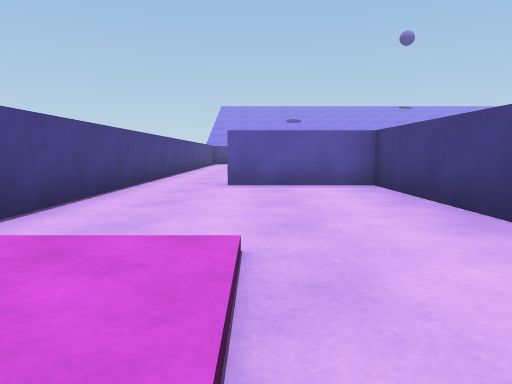
[1] (above)

20 first-person views from a walk through a 3-D level made in the Unity game engine. The camera is 0.58 m above the floor, tilts 6° down and sees 70° across. The floor is counted in squares, 1 m on a side. Each view is taken from the middle of a square. On the plan, view 1 faces up. The plan holds only what a view shows up to about 10 squares ahead; the rest is blank. The place goes on beyond the plan. The player is left out.

[2]
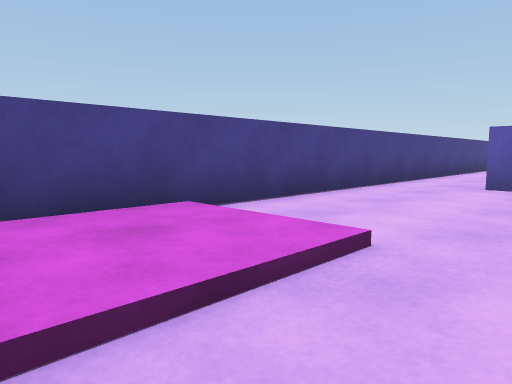

[3]
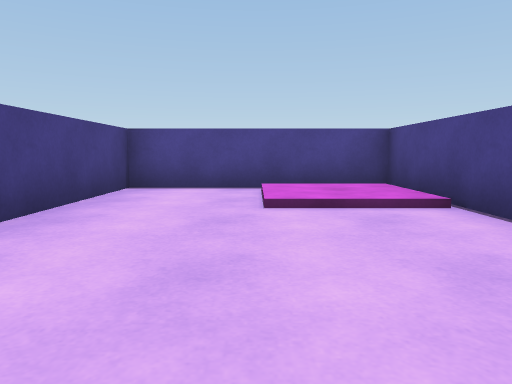

[4]
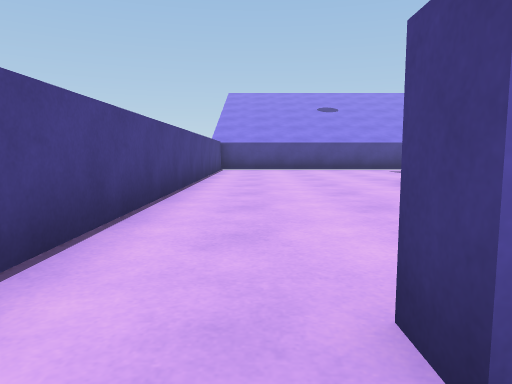

[5]
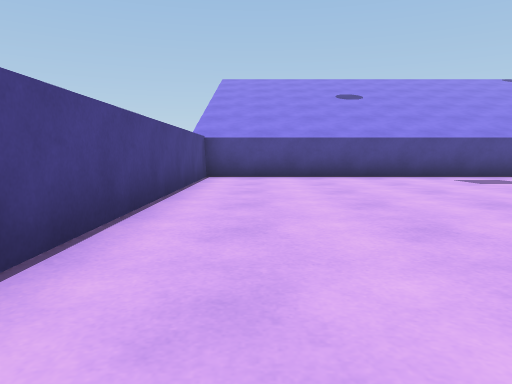

[6]
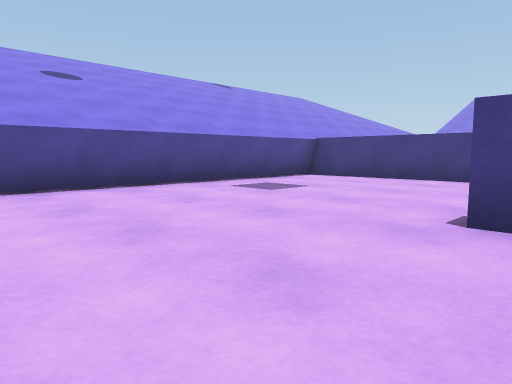

[7]
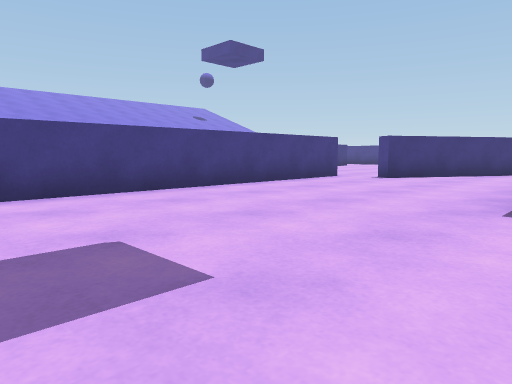

[8]
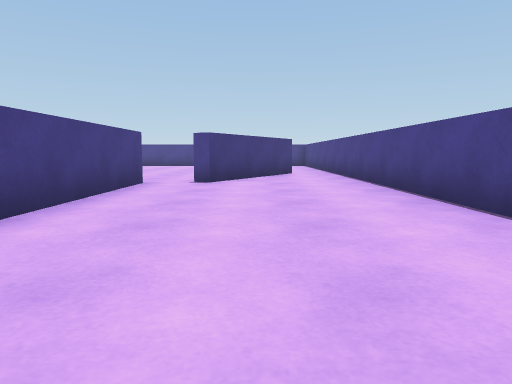

[9]
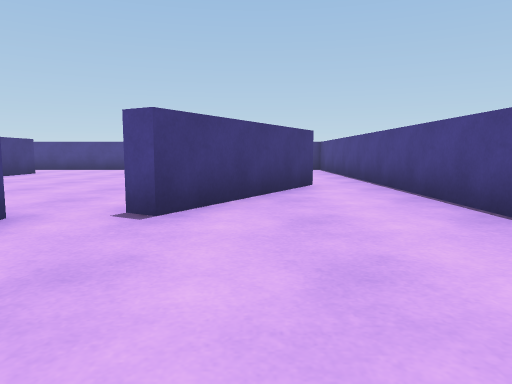

[10]
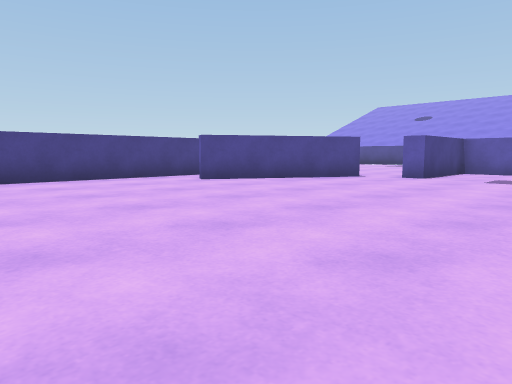

[11]
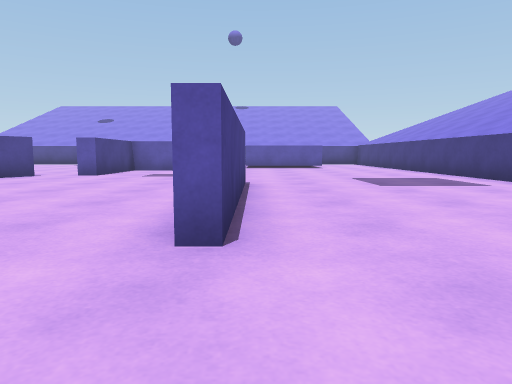

[12]
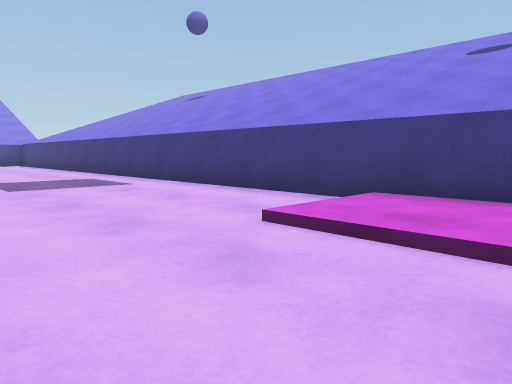

[13]
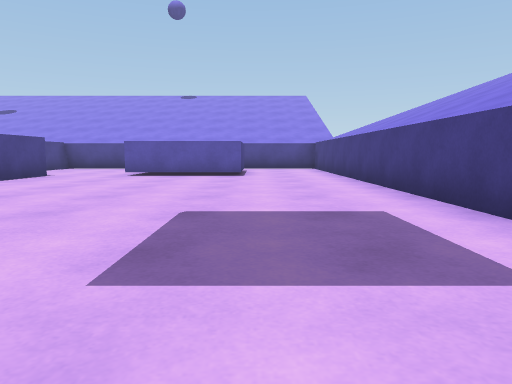

[14]
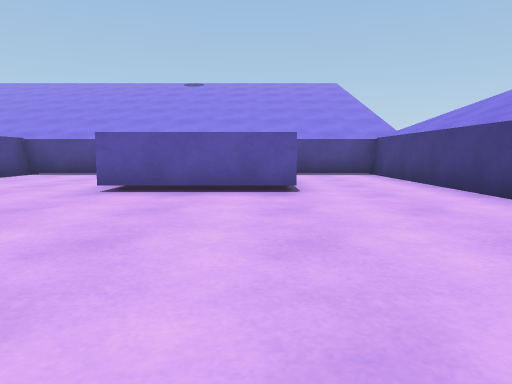

[15]
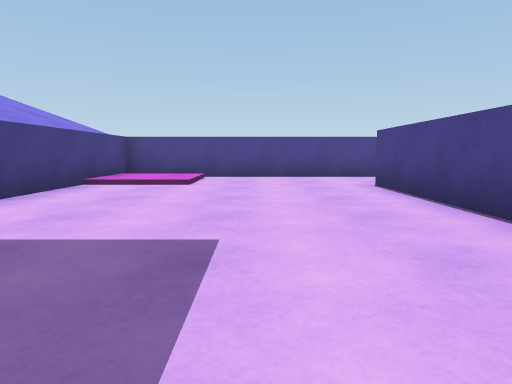

[16]
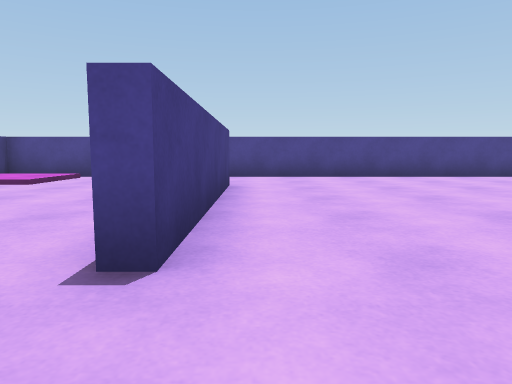

[17]
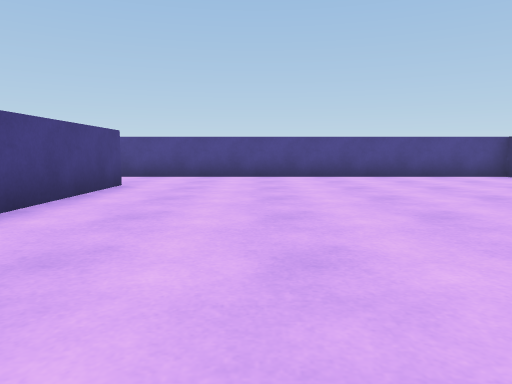

[18]
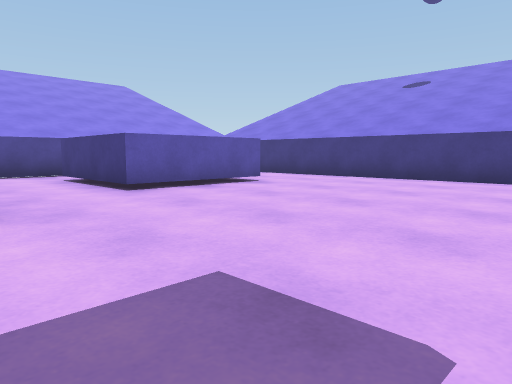

[19]
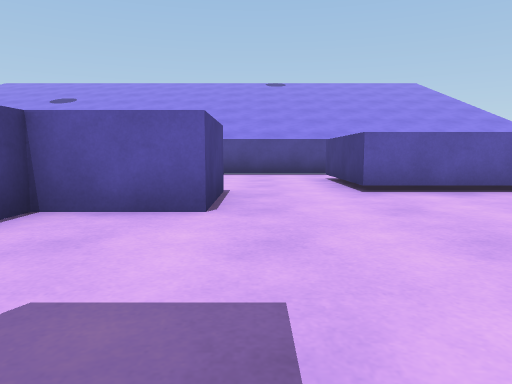

[20]
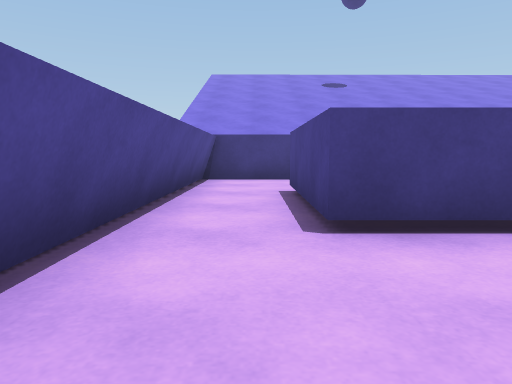

### Floor plan
Points are (right, up) in squares from view 1. A wall is a line through its corners. A room is listed if a view was taken in it or the views show most of it. See-through windows are left out.
Room 1 (views 1, 2, 3, 4)
walls: (-2.2, 6.5) (-2.2, -0.2) (2.2, -0.2) (2.2, 6.7) (-0.5, 6.7)
ways out: opening at (-1.5, 7) to room 2
Room 2 (views 5, 6, 7, 8, 9)
walls: (2.7, 13.8) (2.7, 5.6); (-0.5, 6.7) (-0.5, 7.2); (7.2, 9.8) (7.2, 19) (-2.2, 19) (-2.2, 6.5); (3.9, 6.2) (5.9, 9.6) (6.3, 9.4)
ways out: opening at (-1.5, 7) to room 1; opening at (3, 6) to room 3
Room 3 (views 10, 11, 12, 13, 14, 15, 16, 17, 18, 19)
walls: (11.6, 7.2) (11.8, 7.2) (11.8, 2.2) (11.6, 2.2) (11.6, 7.2); (6.3, 9.4) (4.3, 6) (3.9, 6.2); (9.5, 13.6) (9.5, 12.6) (7.8, 12.6) (7.8, 9.8) (7.2, 9.8); (14.6, 14.5) (11.6, 14.5); (2.7, 5.6) (2.7, 2.4); (2.6, -0.2) (17.3, -0.2) (17.3, 19) (14.6, 19)
ways out: opening at (3, 6) to room 2; opening at (10.5, 14.5) to room 4; opening at (14, 18) to room 4
Room 4 (view 20)
walls: (9.5, 14.6) (9.5, 13.6); (11.6, 14.5) (11.6, 17.5) (14.6, 17.5); (14.6, 19) (7.8, 19) (7.8, 17.9)
ways out: opening at (10.5, 14.5) to room 3; opening at (14, 18) to room 3

Where each view was taken, in squares from view 1:
view 1: 0 up, 0 right, facing up
view 2: 0 up, 1 right, facing up-left
view 3: 6 up, 0 right, facing down
view 4: 6 up, 1 left, facing up
view 5: 10 up, 1 left, facing up
view 6: 13 up, 1 left, facing up-right
view 7: 18 up, 2 right, facing down-right
view 8: 17 up, 5 right, facing down
view 9: 13 up, 5 right, facing down
view 10: 1 up, 11 right, facing up-left
view 11: 0 up, 12 right, facing up
view 12: 0 up, 13 right, facing up-right
view 13: 5 up, 15 right, facing up
view 14: 9 up, 14 right, facing up
view 15: 9 up, 14 right, facing down
view 16: 9 up, 11 right, facing down
view 17: 9 up, 9 right, facing down
view 18: 9 up, 9 right, facing up-right
view 19: 9 up, 10 right, facing up
view 20: 18 up, 9 right, facing right
